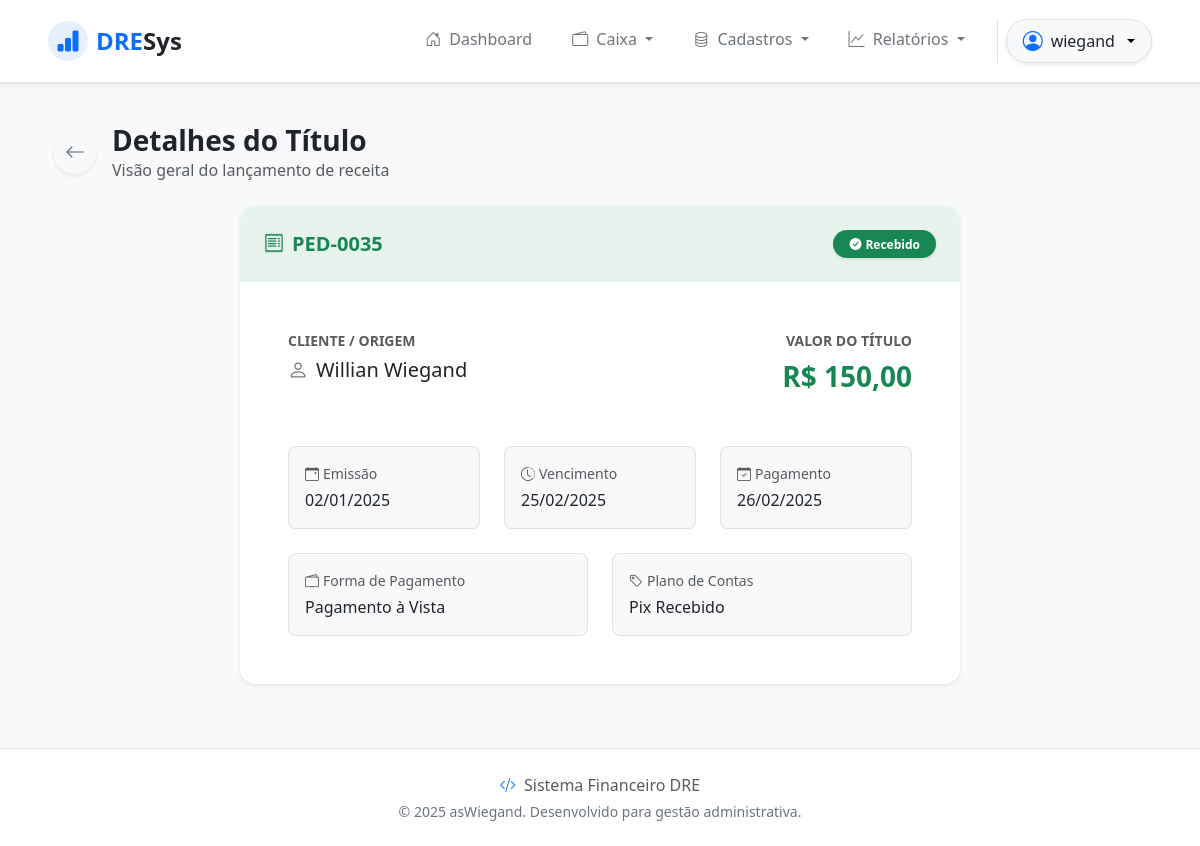
/inflows/4/detail/ (signed in), run on the app's committed database.
### inflows/models.py (models this page shows, shortened)
class Inflow(models.Model):
    created_date = models.DateField()
    expire_date = models.DateField()
    supplier = models.ForeignKey(Supplier, on_delete=models.PROTECT, related_name='inflows')
    accounting = models.ForeignKey(Accounting, on_delete=models.PROTECT, related_name='inflows')
    payment_method = models.ForeignKey(Payment, on_delete=models.PROTECT, related_name='inflows')
    title = models.CharField(max_length=15)
    status = models.CharField(max_length=2, default='NP')
    value = models.DecimalField(max_digits=20, decimal_places=2, default=0)
    payment_date = models.DateField(blank=True, null=True)

### suppliers/models.py (models this page shows)
class Supplier(models.Model):
    cnpj_cpf = models.CharField(
        max_length=18,
        unique=True,
        validators=[validate_cpf_cnpj],
        verbose_name="CNPJ ou CPF",
        blank=True
    )
    company_name = models.CharField(max_length=100, blank=False, null=False)
    fantasy_name = models.CharField(max_length=100, blank=True, default='')
    city = models.CharField(max_length=100, blank=True)
    address = models.CharField(max_length=100, blank=True)
    phone = models.CharField(blank=True)
    email = models.EmailField(blank=True)
    def __str__(self):
            return self.company_name

### payments/models.py (models this page shows)
class Payment(models.Model):
    name = models.CharField(max_length=20, blank=False, null=False)
    class Meta:
        ordering = ['name']
    def __str__(self):
        return self.name

### accountings/models.py (models this page shows)
class Accounting(models.Model):
    INFLOW = "E"
    OUTFLOW = "S"
    TYPE_CHOICES = [(INFLOW, 'Entrada'), (OUTFLOW, 'Saida'),]
    acc_name = models.CharField(max_length=30)
    type = models.CharField(max_length=1, choices=TYPE_CHOICES)
    class Meta:
        ordering = ['acc_name']
    def __str__(self):
        return self.acc_name

### inflows/views.py (the view)
# urls.py: path('inflows/<int:pk>/detail/', InflowDetailView.as_view(), name='inflow_detail'),
class InflowDetailView(LoginRequiredMixin, PermissionRequiredMixin, DetailView):
    permission_required = 'inflows.view_inflow'
    model = models.Inflow
    template_name = 'inflow_detail.html'

### inflows/templates/inflow_detail.html (shortened to what this page needs)
{% extends 'base.html' %}
{% block content %}
<div class="container-fluid py-4">
    <div class="mb-4 d-flex align-items-center">
        <a href="{% url 'inflow_list' %}" class="btn btn-light shadow-sm text-secondary me-3"
            style="border-radius: 50%; width: 42px; height: 42px; display: flex; align-items: center; justify-content: center;">
            <i class="bi bi-arrow-left fs-5"></i>
        </a>
        <div>
            <h3 class="fw-bold text-dark mb-0">Detalhes do Título</h3>
            <p class="text-muted mb-0">Visão geral do lançamento de receita</p>
        </div>
    </div>
    <div class="row justify-content-center">
        <div class="col-lg-8">
            <div class="card border-0 shadow-sm rounded-4 overflow-hidden">
                <div
                    class="card-header bg-success bg-opacity-10 border-0 p-4 d-flex justify-content-between align-items-center">
                    <h5 class="mb-0 fw-bold text-success"><i class="bi bi-receipt me-2"></i>{{ object.title }}</h5>
                    {% if object.status == 'PG' %}
                    <span class="badge bg-success rounded-pill px-3 py-2 shadow-sm"><i
                            class="bi bi-check-circle-fill me-1"></i>Recebido</span>
                    {% else %}
                    <span class="badge bg-warning text-dark rounded-pill px-3 py-2 shadow-sm"><i
                            class="bi bi-hourglass-split me-1"></i>Pendente</span>
                    {% endif %}
                </div>
                <div class="card-body p-5">
                    <div class="row g-4 mb-4">
                        <div class="col-md-6">
                            <span class="d-block text-muted small fw-semibold text-uppercase mb-1">Cliente /
                                Origem</span>
                            <div class="fs-5 text-dark"><i class="bi bi-person me-2 text-secondary"></i>{{ object.supplier }}</div>
                        </div>
                        <div class="col-md-6 text-md-end">
                            <span class="d-block text-muted small fw-semibold text-uppercase mb-1">Valor do
                                Título</span>
                            <div class="fs-3 fw-bold text-success">R$ {{ object.value|floatformat:2 }}</div>
                        </div>
                    </div>
                    <hr class="border-light my-4">
                    <div class="row g-4">
                        <div class="col-sm-6 col-md-4">
                            <div class="bg-light rounded-3 p-3 h-100 border">
                                <span class="d-block text-muted small mb-1"><i
                                        class="bi bi-calendar-event me-1"></i>Emissão</span>
                                <span class="fw-medium text-dark">{{ object.created_date|date:"d/m/Y" }}</span>
                            </div>
                        </div>
                        <div class="col-sm-6 col-md-4">
                            <div class="bg-light rounded-3 p-3 h-100 border">
                                <span class="d-block text-muted small mb-1"><i
                                        class="bi bi-clock-history me-1"></i>Vencimento</span>
                                <span class="fw-medium text-dark">{{ object.expire_date|date:"d/m/Y" }}</span>
                            </div>
                        </div>
                        <div class="col-sm-6 col-md-4">
                            <div class="bg-light rounded-3 p-3 h-100 border">
                                <span class="d-block text-muted small mb-1"><i
                                        class="bi bi-calendar-check me-1"></i>Pagamento</span>
                                <span class="fw-medium text-dark">{{ object.payment_date|date:"d/m/Y"|default:"-" }}</span>
                            </div>
                        </div>
                        <div class="col-sm-6 col-md-6">
                            <div class="bg-light rounded-3 p-3 h-100 border">
                                <span class="d-block text-muted small mb-1"><i class="bi bi-wallet2 me-1"></i>Forma de
                                    Pagamento</span>
                                <span class="fw-medium text-dark">{{ object.payment_method|default:"Não informada" }}</span>
                            </div>
                        </div>
                        <div class="col-sm-12 col-md-6">
                            <div class="bg-light rounded-3 p-3 h-100 border">
                                <span class="d-block text-muted small mb-1"><i class="bi bi-tag me-1"></i>Plano de
                                    Contas</span>
                                <span class="fw-medium text-dark">{{ object.accounting|default:"Não categorizado" }}</span>
                            </div>
                        </div>
                    </div>
                </div>
            </div>
        </div>
    </div>
</div>
{% endblock %}

### app/templates/components/_header.html (shortened to what this page needs)
<nav class="navbar navbar-expand-lg navbar-light bg-white fixed-top shadow-sm py-3 border-bottom">
  <div class="container-fluid px-4 px-lg-5">
    <a class="navbar-brand d-flex align-items-center fw-bold fs-4 text-primary" href="{% url 'home' %}">
      <div
        class="bg-primary bg-opacity-10 text-primary rounded-circle d-flex align-items-center justify-content-center me-2"
        style="width: 40px; height: 40px;">
        <i class="bi bi-bar-chart-fill"></i>
      </div>
      DRE<span class="text-dark">Sys</span>
    </a>
    <div class="collapse navbar-collapse" id="navbarMain">
      <ul class="navbar-nav ms-auto mb-2 mb-lg-0 gap-2">
        {% if request.user.is_authenticated %}
        <li class="nav-item">
          <a class="nav-link fw-medium px-3 {% if request.resolver_match.url_name == 'home' %}active text-primary{% else %}text-secondary{% endif %}"
            href="{% url 'home' %}">
            <i class="bi bi-house-door me-1"></i> Dashboard
          </a>
        </li>
        {% if perms.inflows.view_inflow or perms.outflows.view_outflow or perms.moviments.view_moviment %}
        <li class="nav-item dropdown">
          <a class="nav-link dropdown-toggle fw-medium px-3 text-secondary" href="#" id="caixaDropdown" role="button"
            data-bs-toggle="dropdown" aria-expanded="false">
            <i class="bi bi-wallet2 me-1"></i> Caixa
          </a>
        </li>
        {% endif %}
        {% if perms.suppliers.view_supplier or perms.banks.view_bank or perms.accountings.view_accounting or perms.payments.view_payment %}
        <li class="nav-item dropdown">
          <a class="nav-link dropdown-toggle fw-medium px-3 text-secondary" href="#" id="cadastrosDropdown"
            role="button" data-bs-toggle="dropdown" aria-expanded="false">
            <i class="bi bi-database me-1"></i> Cadastros
          </a>
        </li>
        {% endif %}
        {% if perms.inflows.view_inflow or perms.outflows.view_outflow %}
        <li class="nav-item dropdown">
          <a class="nav-link dropdown-toggle fw-medium px-3 text-secondary" href="#" id="relatoriosDropdown"
            role="button" data-bs-toggle="dropdown" aria-expanded="false">
            <i class="bi bi-graph-up me-1"></i> Relatórios
          </a>
        </li>
        {% endif %}
        <li class="nav-item border-start ms-2 ps-2">
          <div class="dropdown">
            <button
              class="btn btn-light dropdown-toggle d-flex align-items-center gap-2 rounded-pill px-3 shadow-sm border"
              type="button" id="userMenu" data-bs-toggle="dropdown" aria-expanded="false">
              <i class="bi bi-person-circle fs-5 text-primary"></i>
              <span class="fw-medium text-dark">{{ request.user.username }}</span>
            </button>
          </div>
        </li>
        {% endif %}
      </ul>
    </div>
  </div>
</nav>

### app/templates/base.html (style rules this page uses)
body { background-color: #f8f9fa; }

### app/templates/components/_header.html (style rules this page uses)
.navbar .nav-link { transition: color 0.2s ease-in-out; }

### data on the page
Inflow: title "PED-0035", supplier "Willian Wiegand", value "150,00", created_date "02/01/2025", expire_date "25/02/2025", payment_date "26/02/2025", payment_method "Pagamento à Vista", accounting "Pix Recebido"

### other printed values
{{ request.user.username }} "wiegand"
